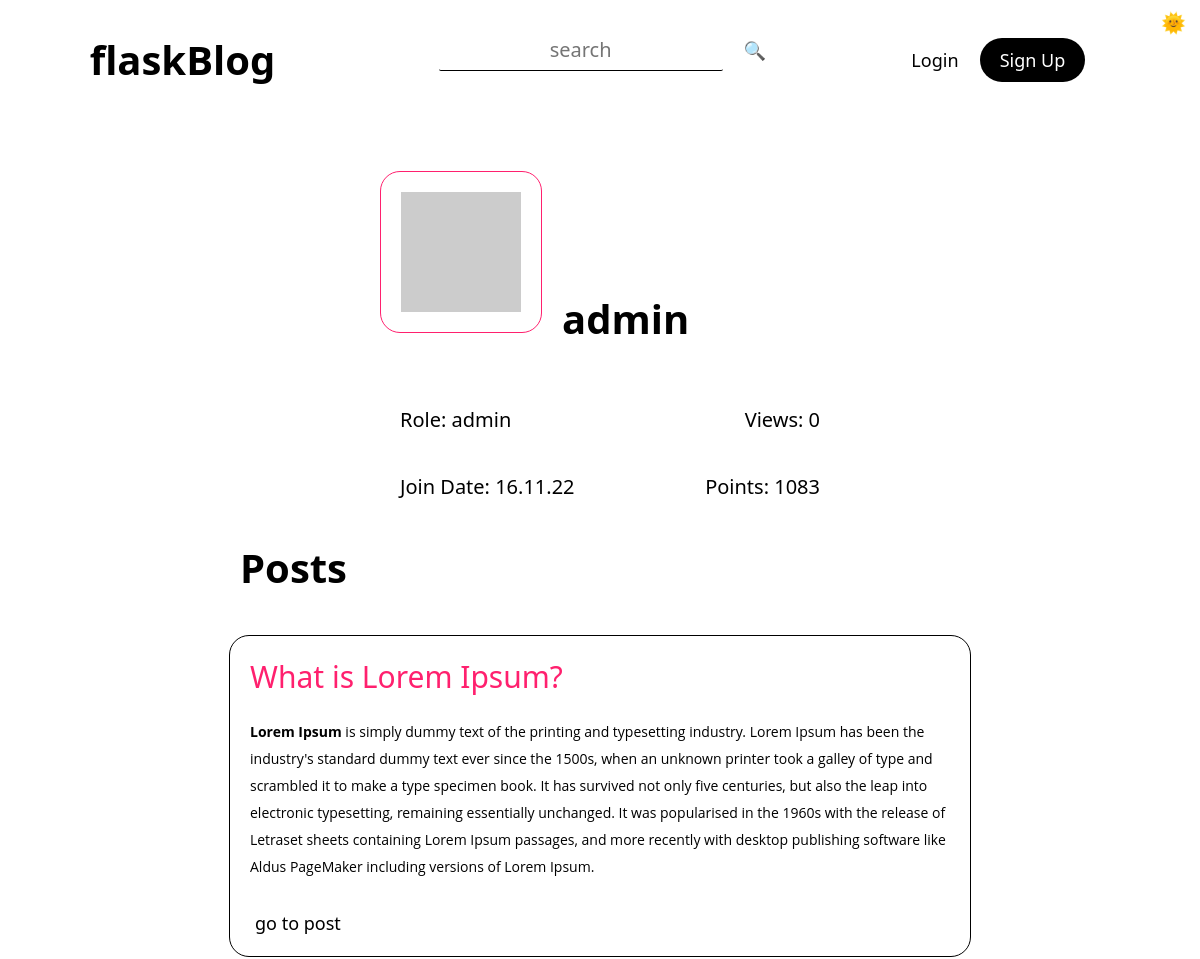
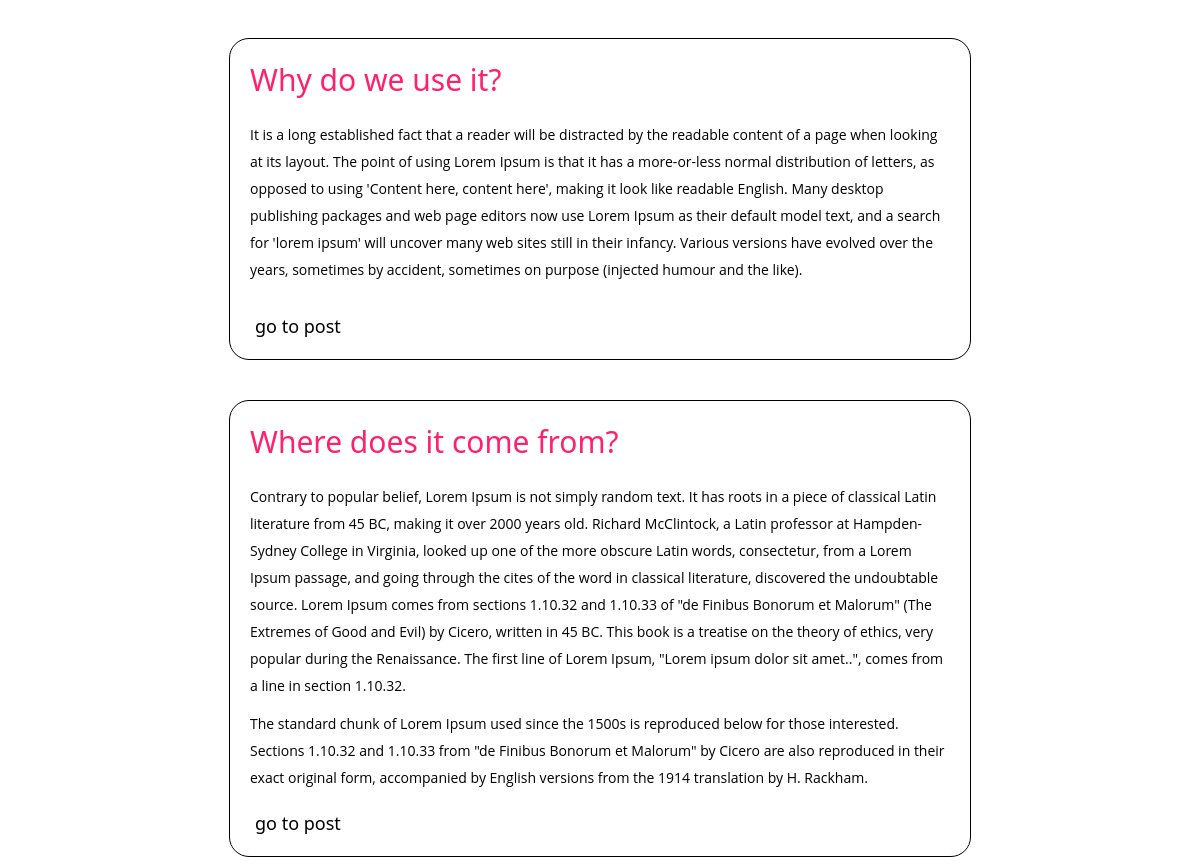
Screenshot of /user/admin with the database file from the repository (2 pictures, top to bottom).
### tables this page shows
CREATE TABLE "posts" (
	"id"	INTEGER NOT NULL UNIQUE,
	"title"	TEXT NOT NULL,
	"tags"	TEXT,
	"content"	TEXT NOT NULL,
	"author"	TEXT NOT NULL,
	"date"	TEXT NOT NULL,
	"time"	TEXT NOT NULL,
	"views"	TEXT,
	"lastEditDate"	TEXT,
	"lastEditTime"	TEXT,
	PRIMARY KEY("id" AUTOINCREMENT)
);

### routes/user.py (the view)
@userBlueprint.route("/user/<userName>")
def user(userName):
    connection = sqlite3.connect("db/users.db")
    cursor = connection.cursor()
    cursor.execute(f"select userName from users")
    users = cursor.fetchall()
    match str(userName).lower() in str(users).lower():
        case True:
            message("2", f'USER: "{userName}" FOUND')
            cursor.execute(f'select * from users where lower(userName) = "{userName}"')
            user = cursor.fetchone()
            connection = sqlite3.connect("db/posts.db")
            cursor = connection.cursor()
            cursor.execute(f'select views from posts where author = "{user[1]}"')
            viewsData = cursor.fetchall()
            views = 0
            for view in viewsData:
                views += int(view[0])
            cursor.execute(f'select * from posts where author = "{user[1]}"')
            posts = cursor.fetchall()
            connection = sqlite3.connect("db/comments.db")
            cursor = connection.cursor()
            cursor.execute(
                f'select * from comments where lower(user) = "{userName.lower()}"'
            )
            comments = cursor.fetchall()
            if posts:
                showPosts = True
            elif not posts:
                showPosts = False
            if comments:
                showComments = True
            elif not comments:
                showComments = False
            message("2", f'USER: "{userName}"s PAGE LOADED')
            return render_template(
                "user.html",
                user=user,
                views=views,
                posts=posts,
                comments=comments,
                showPosts=showPosts,
                showComments=showComments,
            )
        case _:
            message("1", f'USER: "{userName}" NOT FOUND')
            return render_template("404.html")

### application.py (called while the page is built)
@application.context_processor
def utility_processor():
    getProfilePicture
    return dict(getProfilePicture=getProfilePicture)

### helpers.py (called while the page is built)
def currentDate():
    return datetime.now().strftime("%d.%m.%y")

def currentTime(seconds=False):
    match seconds:
        case False:
            return datetime.now().strftime("%H:%M")
        case True:
            return datetime.now().strftime("%H:%M:%S")

def message(color, message):
    print(
        f"\n\033[94m[{currentDate()}\033[0m"
        f"\033[95m {currentTime(True)}]\033[0m"
        f"\033[9{color}m {message}\033[0m\n"
    )
    logFile = open("log.log", "a", encoding="utf-8")
    logFile.write(f"[{currentDate()}" f"|{currentTime(True)}]" f" {message}\n")
    logFile.close()

### templates/user.html (shortened to what this page needs)
{% extends 'layout.html'%} {%block head%}
<link
  rel="stylesheet"
  href="{{ url_for('static', filename='css/index.css') }}"
/>
<link
  rel="stylesheet"
  href="{{ url_for('static', filename='css/user.css') }}"
/>
{% endblock head %} {%block body%}
<div class="container">
  <div class="userContainer">
    <section class="head">
      <img src="{{user[4]}}" alt="{{user[1]}}" class="userProfilePicture" />
      <h2 class="userName">{{user[1]}}</h2>
    </section>
    <section class="stats">
      <p class="userRole">Role: {{user[5]}}</p>
      <p class="userViews">Views: {{views}}</p>
    </section>
    <section class="stats">
      <p class="userCreationDate">Join Date: {{user[7]}}</p>
      <p class="userPoint">Points: {{user[6]}}</p>
    </section>
  </div>
  {% if showPosts %}
  <h1 class="postsText">Posts</h1>
  {% for post in posts %}
  <div class="post centeredHorizontally">
    <a class="title textPrimary" href="/post/{{post[0]}}">{{post[1]}}</a>
    <div class="content" tag="content">{{post[3]|safe}}</div>
    <a href="/post/{{post[0]}}" class="btn btnLink">go to post</a>
  </div>
  {% endfor %} {% endif %}
</div>
{% endblock body %}

### static/css/general.css (style rules this page uses)
:root { --themePrimary: #000; --themeSecondary: #fff; --themeHelper: #303030; --primaryColor: #ff206e; --primaryHelper: #ff4f8c; }
* { font-family: system-ui, "Segoe UI", Roboto, Helvetica, Arial, sans-serif, "Apple Color Emoji", "Segoe UI Emoji", "Segoe UI Symbol"; color: var(--themePrimary); }
html { font-size: 125% !important; }
body { background-color: var(--themeSecondary); }
a { text-decoration: none; user-select: none; }
.centeredHorizontally { margin-left: auto; margin-right: auto; }
.btn { height: fit-content; width: fit-content; border-radius: 2rem; border: 0px; transition: 0.25s; font-weight: 500; cursor: pointer; font-size: 0.9rem; text-align: center; margin: 0rem 0.25rem; }
.btnLink { background-color: transparent; }
.textPrimary { color: var(--primaryColor); transition: 0.25s; }

### static/css/index.css (style rules this page uses)
.post { max-width: 35rem; max-height: fit-content; margin-top: 2rem; border: 1px solid var(--themePrimary); border-radius: 1rem; padding: 1rem; }
.content { display: -webkit-box; overflow: hidden; -webkit-line-clamp: 8; -webkit-box-orient: vertical; margin: 1rem 0rem; }
.content p { display: inline; }
.title { font-size: 1.5rem; }

### static/css/user.css (style rules this page uses)
h1 { width: 36rem; margin: 1rem 0 0 0; }
h2 { font-size: 2rem; }
.head img, h2 { display: inline-block; }
.container { display: flex; flex-direction: column; align-items: center; padding-top: 2rem; }
.userProfilePicture { height: 6rem; width: 6rem; border: 1px solid var(--primaryColor); border-radius: 1rem; padding: 1rem; }
.userName { margin: 6rem 0 0 1rem; }
.head { display: flex; width: 20rem; margin: 2rem 0 2rem 0; }
.stats { display: flex; width: 22rem; justify-content: space-between; }
.stats p, .stats a { text-align: left; margin-left: 1rem; }
.content { -webkit-line-clamp: 4; }

### rows the page displays
posts: title "What is Lorem Ipsum?", content "Lorem Ipsum is simply dummy text of the printing and typesetting industry. Lorem Ipsum has been the industry's standard dummy text ever since the 1500s, when an unknown printer took a galley of type and scrambled it to make a type specimen book. It has survived not only five centuries, but also the leap into electronic typesetting, remaining essentially unchanged. It was popularised in the 1960s with the release of Letraset sheets containing Lorem Ipsum passages, and more recently with desktop publishing software like Aldus PageMaker including versions of Lorem Ipsum."
posts: title "Why do we use it?", content "It is a long established fact that a reader will be distracted by the readable content of a page when looking at its layout. The point of using Lorem Ipsum is that it has a more-or-less normal distribution of letters, as opposed to using 'Content here, content here', making it look like readable English. Many desktop publishing packages and web page editors now use Lorem Ipsum as their default model text, and a search for 'lorem ipsum' will uncover many web sites still in their infancy. Various versions have evolved over the years, sometimes by accident, sometimes on purpose (injected humour and the like)."
posts: title "Where does it come from?", content "Contrary to popular belief, Lorem Ipsum is not simply random text. It has roots in a piece of classical Latin literature from 45 BC, making it over 2000 years old. Richard McClintock, a Latin professor at Hampden-Sydney College in Virginia, looked up one of the more obscure Latin words, consectetur, from a Lorem Ipsum passage, and going through the cites of the word in classical literature, discovered the undoubtable source. Lorem Ipsum comes from sections 1.10.32 and 1.10.33 of \"de Finibus Bonorum et Malorum\" (The Extremes of Good and Evil) by Cicero, written in 45 BC. This book is a treatise on the theory of ethics, very popular during the Renaissance. The first line of Lorem Ipsum,…"

### other values shown
{{ user[1] }} "admin"
{{ user[5] }} "admin"
{{ views }} "0"
{{ user[7] }} "16.11.22"
{{ user[6] }} "1083"
